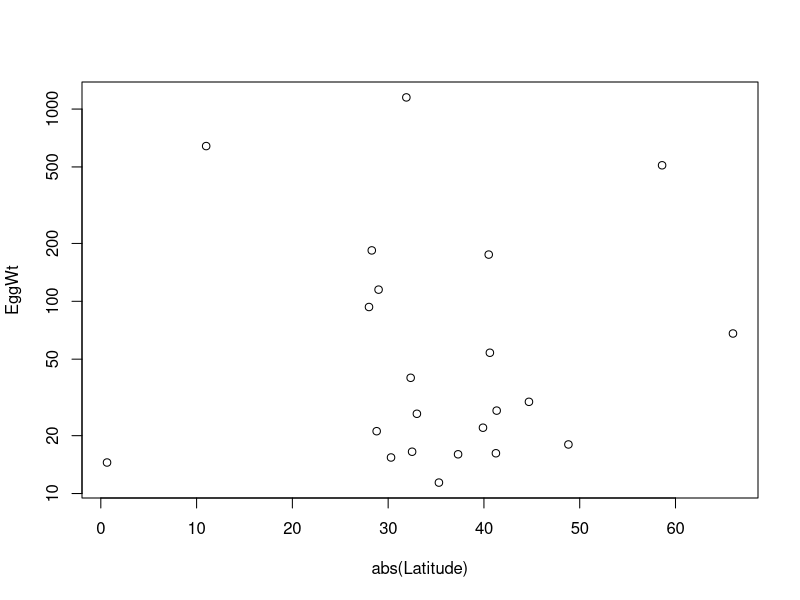

Generate this figure with R:
setwd('~/Desktop/Evolution/Projects/Projects')
Data <- read.csv('data.csv', stringsAsFactors=F)
setwd('~/Desktop/Evolution/Projects/Projects')
Data <- read.csv('data2.csv', stringsAsFactors=F)
Eggs <- which(Data[,1] == "EggSize")
EggWt <- Data[Eggs,"mass"]
Latitude <- Data[Eggs,"latitude"]
plot(abs(Latitude), EggWt, log="y")
